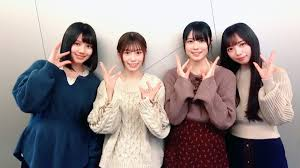
#> input picture data/akari/akari (106).jpg, 300 x 168 px; its folder holds only this picture in this run
$ python detect_face.py
#> lines starting #> are read from the running program, lines starting #| are printed output that depends on the picture
import glob
import os
import cv2
'''
dataディレクトリから画像を読み込んで顔を切り取り、faceディレクトリに保存
'''

names=['akari','shiho','kyoko','miho','miku']
out_dir = './face'
os.makedirs(out_dir,exist_ok=True)
image_size=224

for i in range(len(names)):
    in_dir = os.path.join(".","data",names[i],"*.jpg")
    in_jpg=glob.glob(in_dir)
    os.makedirs(out_dir+f'/{names[i]}',exist_ok=True)
    print(in_jpg)
    # print(len(in_jpg))
    for num in range(len(in_jpg)):
        image=cv2.imread(in_jpg[num])
#> image is the input picture: shape (168, 300, 3); mean B, G, R 140.9, 140.8, 152.2
        if image is None:
            print('No open:',num)
            continue

        image_gs=cv2.cvtColor(image,cv2.COLOR_BGR2GRAY)
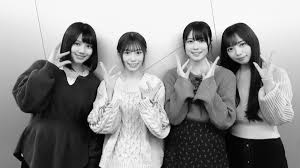
#> image_gs: shape (168, 300); min 0, max 255, mean 144.2
        cascade = cv2.CascadeClassifier('./haarcascades/haarcascade_frontalface_alt.xml')
        # 顔認識の実行
        face_list=cascade.detectMultiScale(image_gs, scaleFactor=1.1, minNeighbors=2,minSize=(64,64))
#> face_list = ()
#> pass 3 of the loop `for i in range(len(names)):`:
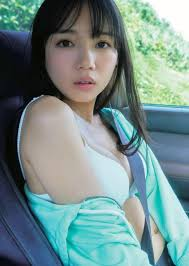
#> input picture data/kyoko/kyoko (10).jpg, 189 x 266 px
#> image is the input picture: shape (266, 189, 3); mean B, G, R 139.4, 140.9, 115.7
#> `image_gs=cv2.cvtColor(image,cv2.COLOR_BGR2GRAY)`:
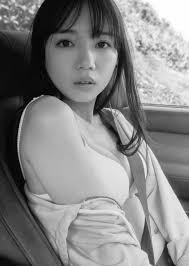
#> image_gs: shape (266, 189); min 0, max 255, mean 133.2
#> face_list = [[38, 11, 92, 92]]
#> the loop `for rect in face_list:` made 1 pass
#> (printed output is left out)
#> pass 1, `image = image[rect[1]:rect[1]+rect[3],rect[0]:rect[0]+rect[2]]`:
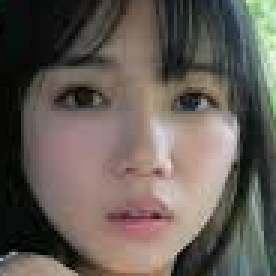
#> image: shape (92, 92, 3) (shown 3 times larger); mean B, G, R 86.3, 93.4, 101.4
#| (224, 224, 3)
#> the loop made 5 passes; the first 3 are shown
        #顔が１つ以上検出された時
        if len(face_list) > 0:
            for rect in face_list:
                x,y,width,height=rect
                image = image[rect[1]:rect[1]+rect[3],rect[0]:rect[0]+rect[2]]
                if image.shape[0]<64:
                    continue
                image = cv2.resize(image,(image_size,image_size))
                #保存
                fileName=os.path.join(out_dir+"/"+names[i],str(num)+".jpg")
                cv2.imwrite(str(fileName),image)
                print(str(num)+".jpgを保存しました.")
        #顔が検出されなかった時
        else:
            print("no face")
            continue
        print(image.shape)
